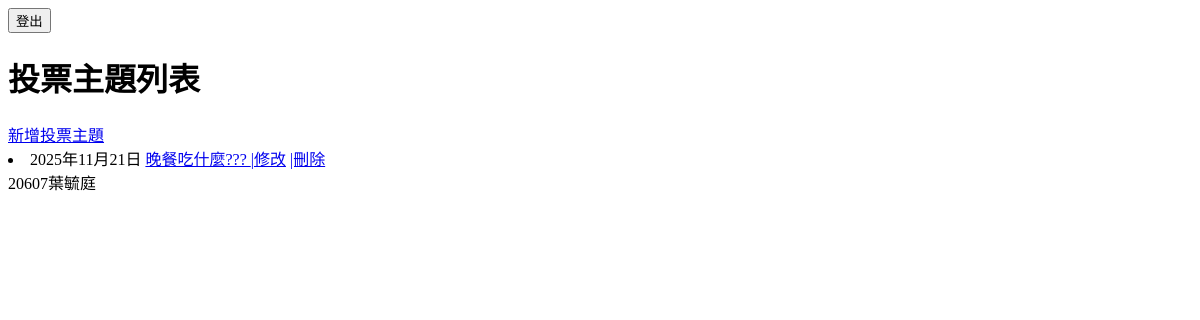
The page /poll/list (signed in) on the database as committed earlier.
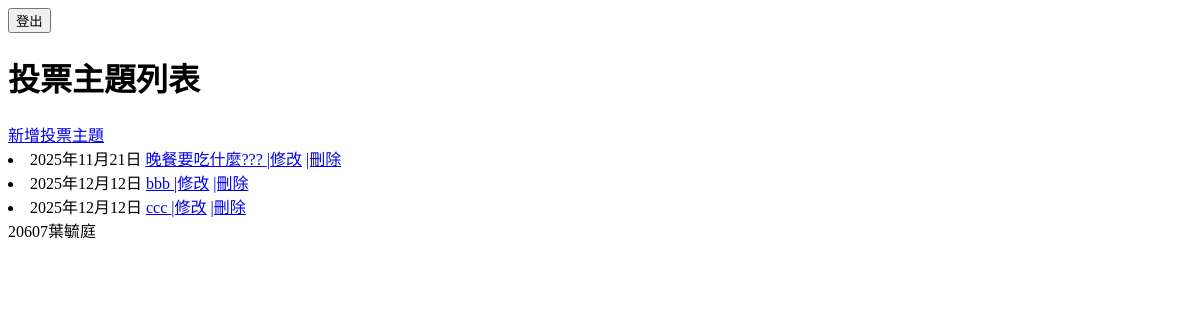
The same page on the database as committed later.
### default/models.py (models this page shows, shortened)
class poll(models.Model):
    subject = models.CharField("投票主題",max_length=64)
    desc = models.TextField("說明")
    created = models.DateField("建立日期", auto_now_add=True)

### default/views.py (the view)
# urls.py: path('list',polllist.as_view(),name='poll_list'),
class polllist(ListView):
    model = poll

### templates/default/poll_list.html (shortened to what this page needs)
{% extends 'base.html' %}
{% block main %}
    <h1>投票主題列表</h1>
    {% if user.is_authenticated %}
    <a href="{% url 'poll_create'  %}">新增投票主題</a>
    {% endif %}
    <u1>
        {% for poll in poll_list %}
        <li>
            {{poll.created}}
            <a href="/poll/{{poll.id}}/"> {{ poll.subject }} </a>
            {% if user.is_authenticated %}
             <a href="{% url 'poll_edit' poll.id %}">|修改</a>
             <a href="{% url 'poll_delete' poll.id %}">|刪除</a>
            {% endif %}
        </li>
        {% endfor %}
    </u1>
{% endblock %}

Rows that differ between the two databases and show on the page:
changed poll: subject "晚餐吃什麼???" → "晚餐要吃什麼???"
added poll: created "2025年12月12日", subject "bbb"
added poll: created "2025年12月12日", subject "ccc"
